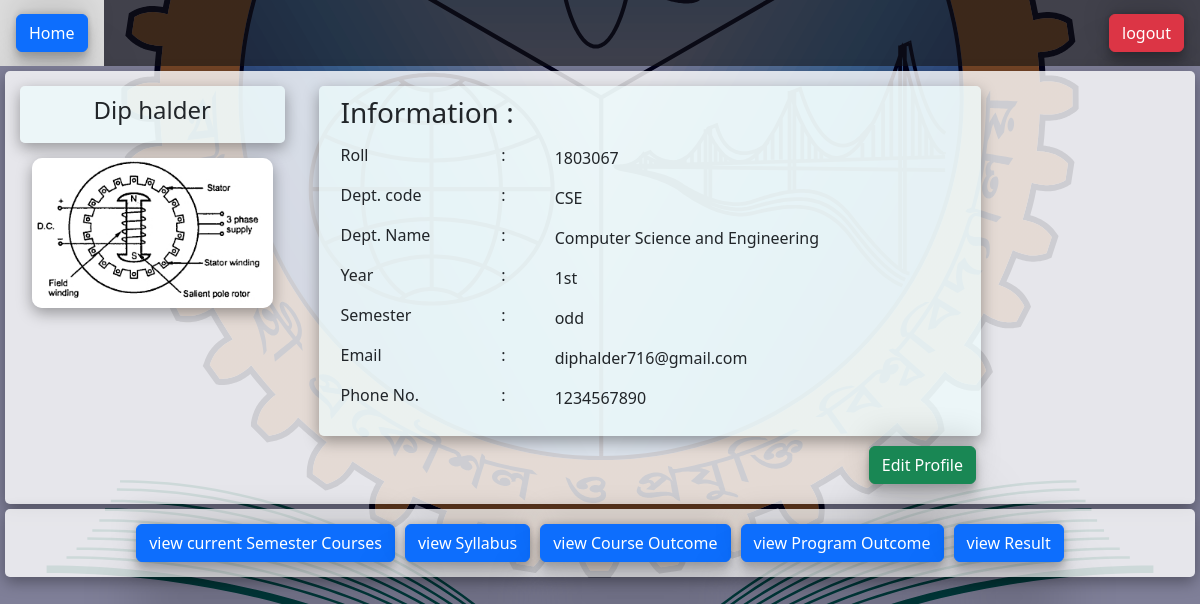
The page /student.php (signed in) on the database as committed earlier.
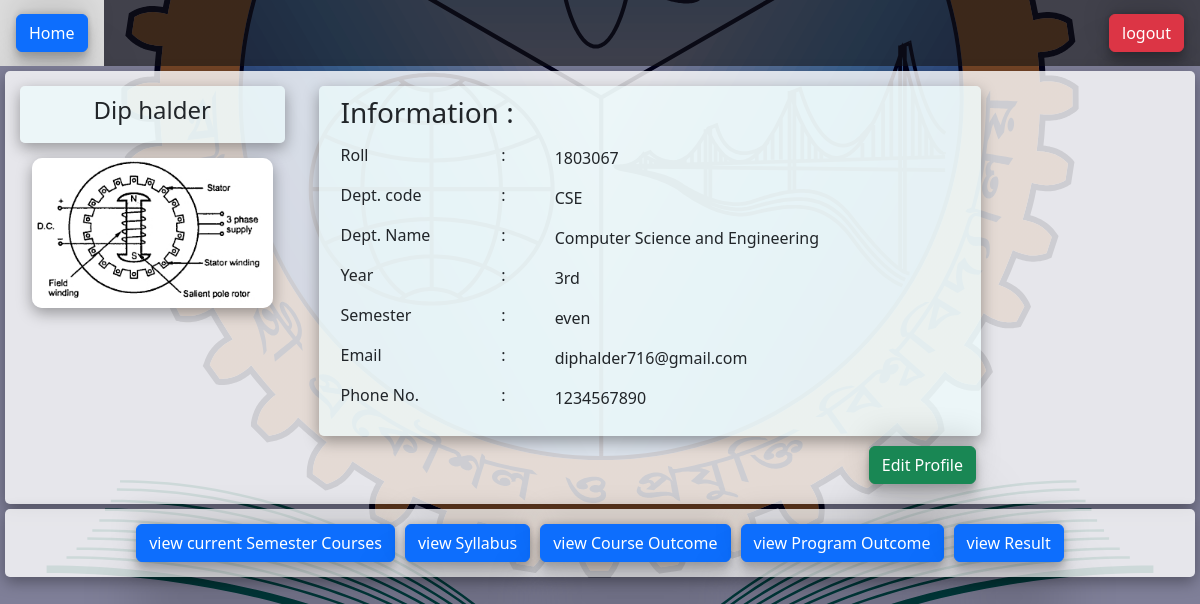
The same page on the database as committed later.
### tables this page shows
CREATE TABLE `photo` (
  `id` int(11) NOT NULL,
  `personID` int(11) NOT NULL,
  `image_url` varchar(300) NOT NULL
);

CREATE TABLE `dept` (
  `deptid` int(11) NOT NULL,
  `deptcode` varchar(10) NOT NULL,
  `deptname` varchar(100) NOT NULL
);

CREATE TABLE `student` (
  `id` int(11) NOT NULL,
  `deptid` int(11) NOT NULL,
  `year` varchar(10) NOT NULL,
  `sem` varchar(11) NOT NULL
);

### student.php (the view, shortened to what this page needs)
<?php
require 'connect_DB.php';
$id =  $_SESSION['id'];
$datatablelogin = 'login';
$dtPhoto = 'photo';
$dtlogin = 'login';
$s = "select * from $dtlogin where id=$id ";
$r = mysqli_query($con, $s);
$v = mysqli_fetch_assoc($r);
$name = $v['name'];
$email = $v['email'];
$type = $v['type'];
if ($type == 'Student') {
    $roll = $v['roll'];
}
$phone = $v['phone'];
$s = "select * from $datatablelogin where id=$id ";
$result = mysqli_query($con, $s);
$var = mysqli_fetch_assoc($result);
if ($var['roll'] == "") {
?>
    <div class="d-flex justify-content-center">
        <div class="list">
            <form method='post'>
                <div class="form-group">
                    <label>Enter your Roll</label>
                    <input type="text" name="roll" class="form-control" required>
                </div>
                <div class="d-flex justify-content-end">
                    <button type="submit" class="btn btn-success" name="addroll">Add</button>
                </div>
            </form>
        </div>
    </div>
<?php
} else {
    global $roll;
    $roll = $var['roll'];
}
?>
<!DOCTYPE html>
<html>
<head>
    <link rel="stylesheet" type="text/css" href="https://stackpath.bootstrapcdn.com/bootstrap/4.3.1/css/bootstrap.min.css">
    <link rel="stylesheet" type="text/css" href="sstyle.css">
    <link href="https://cdn.jsdelivr.net/npm/bootstrap@5.2.1/dist/css/bootstrap.min.css" rel="stylesheet">
</head>
<body>
    <div class="topnav">
        <form method='post'>
            <button type="submit" class="btn btn-primary " name="viewprofile">Home</button>
        </form>
        <a class="split" href="logout.php"><button class="btn btn-danger ">logout</button> </a>
    </div>
    <div id="profileid">
        <div class="list">
            <div class="row">
                <div class="col-sm-3">
                    <div class="minibox">
                        <div class="d-flex justify-content-center">
                            <p>
                            <h4><?php echo $name ?></h4>
                            </p>
                        </div>
                    </div>
                    <?php
                    $sql = "SELECT * FROM $dtPhoto WHERE personID=$id ORDER BY id DESC";
                    $res = mysqli_query($con,  $sql);
                    if (mysqli_num_rows($res) != 0) {
                        $image = mysqli_fetch_assoc($res)
                    ?>
                        <div class="d-flex justify-content-center">
                            <img class="profilePic" alt="Image not found" src="uploads/<?= $image['image_url'] ?>">
                        </div>
                    <?php
                    } else {
                    ?>
                        <div class="d-flex justify-content-center">
                            <img class="profilePic" alt="Image not found" src="uploads/blank.webp">
                        </div>
                    <?php
                    }
                    ?>
                </div>
                <div class="col-sm-7">
                    <div class="minibox">
                        <div class="container">
                            <h3>
                                <p>Information : </p>
                            </h3>
                            <div class="row">
                                <div class="col-sm-3">
                                    <h6>
                                        <p> Roll </p>
                                    </h6>
                                </div>
                                <div class="col-sm-1">
                                    <h6>
                                        <p>:</p>
                                    </h6>
                                </div>
                                <div class="col-sm-8">
                                    <p> <?php echo $roll;   ?></p>
                                </div>
                            </div>
                            <div class="row">
                                <div class="col-sm-3">
                                    <h6>
                                        <p>Dept. code </p>
                                    </h6>
                                </div>
                                <div class="col-sm-1">
                                    <h6>
                                        <p>:</p>
                                    </h6>
                                </div>
                                <div class="col-sm-8">
                                    <p> <?php
                                        $ds = "SELECT dept.deptcode,dept.deptname FROM dept,student WHERE dept.deptid=student.deptid and student.id=$id";
                                        $dr = mysqli_query($con, $ds);
                                        $dv = mysqli_fetch_assoc($dr);
                                        $deptcode = $dv['deptcode'];
                                        echo $deptcode;
                                        ?></p>
                                </div>
                            </div>
                            <div class="row">
                                <div class="col-sm-3">
                                    <h6>
                                        <p>Dept. Name </p>
                                    </h6>
                                </div>
                                <div class="col-sm-1">
                                    <h6>
                                        <p>:</p>
                                    </h6>
                                </div>
                                <div class="col-sm-8">
                                    <p> <?php
                                        $ds = "SELECT dept.deptcode,dept.deptname FROM dept,student WHERE dept.deptid=student.deptid and student.id=$id";
                                        $dr = mysqli_query($con, $ds);
                                        $dv = mysqli_fetch_assoc($dr);
                                        $deptname = $dv['deptname'];
                                        echo $deptname;
                                        ?></p>
                                </div>
                            </div>
                            <div class="row">
                                <div class="col-sm-3">
                                    <h6>
                                        <p>Year </p>
                                    </h6>
                                </div>
                                <div class="col-sm-1">
                                    <h6>
                                        <p>:</p>
                                    </h6>
                                </div>
                                <div class="col-sm-8">
                                    <p> <?php
                                        $ds = "SELECT year FROM student WHERE student.id=$id";
                                        $dr = mysqli_query($con, $ds);
                                        $dv = mysqli_fetch_assoc($dr);
                                        echo $dv['year'];
                                        ?></p>
                                </div>
                            </div>
                            <div class="row">
                                <div class="col-sm-3">
                                    <h6>
                                        <p>Semester </p>
                                    </h6>
                                </div>
                                <div class="col-sm-1">
                                    <h6>
                                        <p>:</p>
                                    </h6>
                                </div>
                                <div class="col-sm-8">
                                    <p> <?php
                                        $ds = "SELECT sem From student WHERE student.id=$id";
                                        $dr = mysqli_query($con, $ds);
                                        $dv = mysqli_fetch_assoc($dr);
                                        echo $dv['sem'];
                                        ?></p>
                                </div>
                            </div>
                            <div class="row">
                                <div class="col-sm-3">
                                    <h6>
                                        <p>Email </p>
                                    </h6>
                                </div>
                                <div class="col-sm-1">
                                    <h6>
                                        <p>:</p>
                                    </h6>
                                </div>
                                <div class="col-sm-8">
                                    <p> <?php echo $email; ?></p>
                                </div>
                            </div>
                            <div class="row">
                                <div class="col-sm-3">
                                    <h6>
                                        <p>Phone No. </p>
                                    </h6>
                                </div>
                                <div class="col-sm-1">
                                    <h6>
                                        <p>:</p>
                                    </h6>
                                </div>
                                <div class="col-sm-8">
                                    <p> <?php echo $phone; ?></p>
                                </div>
                            </div>
                        </div>
                    </div>
                    <div class="d-flex justify-content-end" style="margin: 10px;">
                        <a href="editProfile.php"><button class="btn btn-success ">Edit Profile</button> </a>
                    </div>
                </div>
                <div class="col-sm-2">
                </div>
            </div>
        </div>
    </div>
    <div class="list">
        <div class="d-flex justify-content-center">
            <div class="btn-group">
                <form method='post'>
                    <button type="submit" class="btn btn-primary" name="viewCourse">view current Semester Courses</button>
                </form>
            </div>
            <div class="btn-group">
                <form method='post'>
                    <button type="submit" class="btn btn-primary" name="viewsyllabus">view Syllabus</button>
                </form>
            </div>
            <div class="btn-group">
                <form method='post'>
                    <button type="submit" class="btn btn-primary" name="viewCO">view Course Outcome</button>
                </form>
            </div>
            <div class="btn-group">
                <form method='post'>
                    <button type="submit" class="btn btn-primary" name="viewPO">view Program Outcome</button>
                </form>
            </div>
            <div onclick="myFunction()" class="btn-group">
                <form method='post'>
                    <button type="submit" class="btn btn-primary" name="viewResult1">view Result</button>
                </form>
            </div>
        </div>
    </div>
</body>
</html>

### sstyle.css (style rules this page uses)
body { background: linear-gradient(rgba(0, 0, 50, 0.5), rgba(0, 0, 50, 0.5)), url(img.svg); background-size: cover; background-position: center; }
.list { float: none; margin: 5px; background: rgba(255, 255, 255, 0.803); padding: 10px; border-radius: 5px; min-width: max-content; box-shadow: rgba(0, 0, 0, 0.35) 0px 5px 15px; }
.btn-group { margin: 5px; }
.minibox { margin: 5px; padding: 10px; border-radius: 5px; background-color: rgba(240, 255, 255, 0.642); box-shadow: rgba(0, 0, 0, 0.35) 0px 5px 15px; }
img { height: 300px; object-fit: contain; border-radius: 10px; box-shadow: 5px black; box-shadow: rgba(0, 0, 0, 0.35) 0px 5px 15px; margin: 10px; }
.profilePic { height: 150px; object-fit: contain; border-radius: 10px; margin: 10px; box-shadow: rgba(0, 0, 0, 0.35) 0px 5px 15px; }
.btn { box-shadow: rgba(0, 0, 0, 0.25) 0px 54px 55px, rgba(0, 0, 0, 0.12) 0px -12px 30px, rgba(0, 0, 0, 0.12) 0px 4px 6px, rgba(0, 0, 0, 0.17) 0px 12px 13px, rgba(0, 0, 0, 0.09) 0px -3px 5px; }
.topnav { background: rgba(18, 18, 18, 0.569); overflow: hidden; }
.topnav form { float: left; color: #f2f2f2; text-align: center; padding: 14px 16px; text-decoration: none; font-size: 17px; }
.topnav a { float: left; color: #f2f2f2; text-align: center; padding: 14px 16px; text-decoration: none; font-size: 17px; }
.topnav a.split { float: right; }

Rows that differ between the two databases and show on the page:
changed student: year "1st" → "3rd"; sem "odd" → "even"
